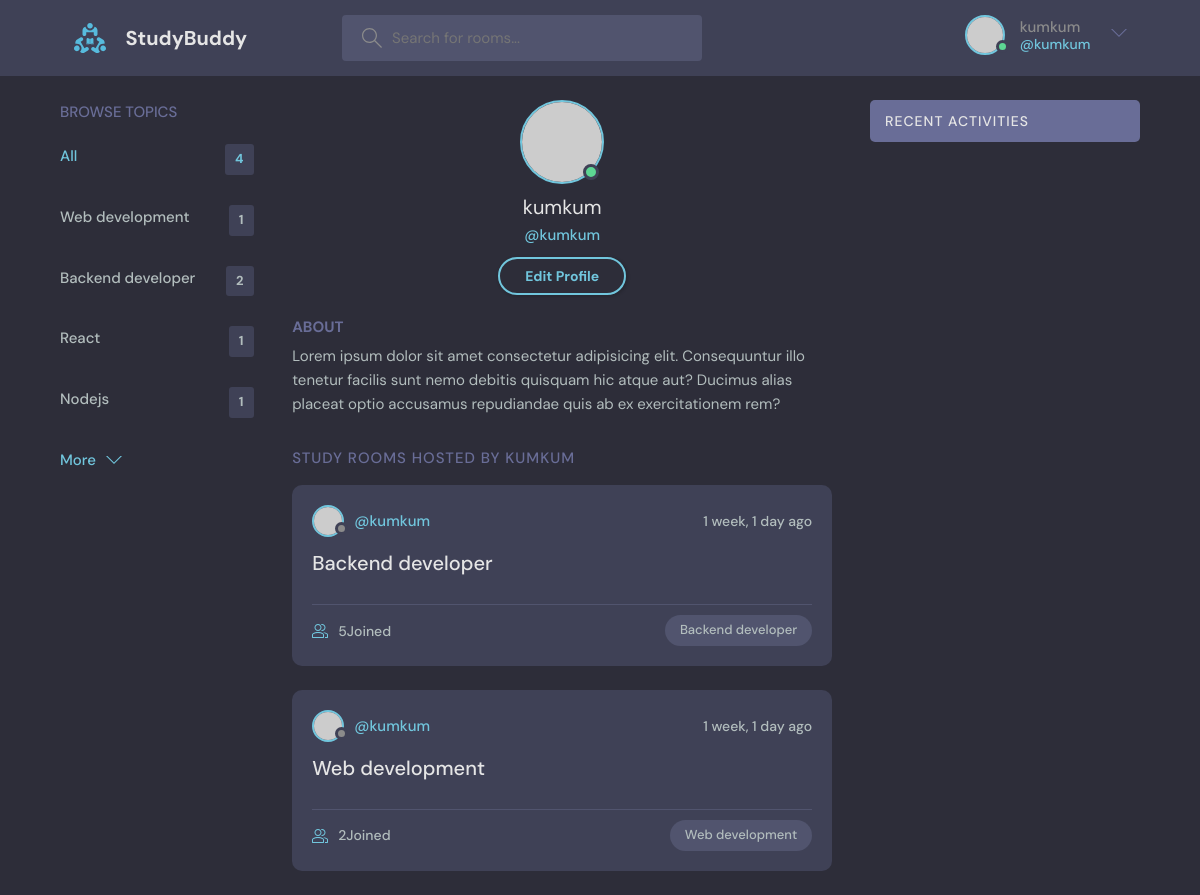
Screenshot of /base/profile/1/ (signed in) with the database file from the repository.
### base/models.py (models this page shows, shortened)
class Topic(models.Model):
    name=models.CharField(max_length=200)

class Room(models.Model):
    host=models.ForeignKey(User,on_delete=models.SET_NULL,null=True)
    topic=models.ForeignKey(Topic,on_delete=models.SET_NULL,null=True)
    name=models.CharField(max_length=200)
    description=models.TextField(null=True,blank=True)
    participants=models.ManyToManyField(User,related_name='participants',blank=True)
    updated=models.DateTimeField(auto_now=True)
    created=models.DateTimeField(auto_now_add=True)
    class Meta:
        ordering=['-updated','-created']

### base/views.py (the view)
# urls.py: path('profile/<str:pk>/',UserProfile,name='profile'),
def UserProfile(request,pk):
    user=User.objects.get(id=pk)
    rooms=user.room_set.all()
    room_messages=user.message_set.all()
    topics=Topic.objects.all()
    context={'user':user,'rooms':rooms,'room_messages':room_messages,'topics':topics}
    return render(request,'base/profile.html',context)

### templates/base/profile.html
{% extends 'main.html' %}
    {% block content %}
  <main class="profile-page layout layout--3">
    <div class="container">
      {% include 'base/topic_component.html' %}
      <div class="roomList">
        <div class="profile">
          <div class="profile__avatar">
            <div class="avatar avatar--large active">
              <img src="https://randomuser.me/api/portraits/men/11.jpg" />
            </div>
          </div>
          <div class="profile__info">
            <h3>{{user.username}}</h3>
            <p>@{{user.username}}</p>
            {% if request.user == user %}
            <a href="{% url 'base:update-user' %}" class="btn btn--main btn--pill">Edit Profile</a>
            {% endif %}
          </div>
          <div class="profile__about">
            <h3>About</h3>
            <p>
              Lorem ipsum dolor sit amet consectetur adipisicing elit. Consequuntur illo tenetur
              facilis sunt nemo debitis quisquam hic atque aut? Ducimus alias placeat optio
              accusamus repudiandae quis ab ex exercitationem rem?
            </p>
          </div>
        </div>
        <div class="roomList__header">
          <div>
            <h2>Study Rooms Hosted by {{user.username}}</a>
            </h2>
          </div>
        </div>
        {% include 'base/feed_component.html' %}
      </div>
      {% include 'base/activity_component.html' %}
    </div>
  </main>
{% endblock content %}

### templates/navbar.html (shortened to what this page needs)
{% load static %}
<header class="header header--loggedIn">
    <div class="container">
      <a href="{% url 'home' %}" class="header__logo">
        <img src="{% static 'images/logo.svg' %}" />
        <h1>StudyBuddy</h1>
      </a>
      <form class="header__search" method="get" action="{% url 'home' %}">
        <label>
          <input name="q" placeholder="Search for rooms..." />
        </label>
      </form>
      <nav class="header__menu">
        {% if request.user.is_authenticated %}
        <div class="header__user">
          <a href="{% url 'base:profile' user.id %}">
            <div class="avatar avatar--medium active">
              <img src="https://randomuser.me/api/portraits/men/37.jpg" />
            </div>
            <p>{{request.user.username}}<span>@{{request.user.username}}</span></p>
          </a>
          <button class="dropdown-button">
            <svg version="1.1" xmlns="http://www.w3.org/2000/svg" width="32" height="32" viewBox="0 0 32 32">
              <title>chevron-down</title>
              <path d="M16 21l-13-13h-3l16 16 16-16h-3l-13 13z"></path>
            </svg>
          </button>
        </div>
        {% else %}
        <a href="{% url 'base:login' %}">
          <img src="{% static 'images/avatar.svg' %}" />
          <p>Login</p>
        </a>
        {% endif %}
      </nav>
    </div>
  </header>

### templates/base/topic_component.html
<div class="topics">
    <div class="topics__header">
        <h2>Browse Topics</h2>
    </div>
    <ul class="topics__list">
        <li>
            <a href="{% url 'home' %}" class="active">All <span>{{topics.count}}</span></a>
        </li>
        {% for topic in topics %}
        <li>
            <a href="{% url 'home' %}?q={{topic.name}}">{{topic.name}}<span>{{topic.room_set.all.count}}</span></a>
        </li>
        {% endfor %}
    </ul>
    <a class="btn btn--link" href="{% url 'home' %}">
        More
        <svg version="1.1" xmlns="http://www.w3.org/2000/svg" width="32" height="32" viewBox="0 0 32 32">
            <title>chevron-down</title>
            <path d="M16 21l-13-13h-3l16 16 16-16h-3l-13 13z"></path>
        </svg>
    </a>
</div>

### templates/base/feed_component.html (shortened to what this page needs)
{% for room in rooms %}
<div class="roomListRoom">
    <div class="roomListRoom__header">
      <a href="{% url 'base:profile' room.host.id %}" class="roomListRoom__author">
        <div class="avatar avatar--small">
          <img src="https://randomuser.me/api/portraits/women/11.jpg" />
        </div>
        <span>@{{room.host.username}}</span>
      </a>
      <div class="roomListRoom__actions">
        <span>{{room.created|timesince}} ago</span>
      </div>
    </div>
    <div class="roomListRoom__content">
      <a href="{% url 'base:rooms' room.id %}">{{room.name}}</a>
    </div>
    <div class="roomListRoom__meta">
      <a href="{% url 'base:rooms' room.id %}" class="roomListRoom__joined">
       {{room.participants.all.count}}Joined
      </a>
      <p class="roomListRoom__topic">{{room.topic.name}}</p>
    </div>
  </div>
{% endfor %}

### rows the page displays
Topic: name "Web development", room_set.all.count "1"
Topic: name "Backend developer", room_set.all.count "2"
Topic: name "React", room_set.all.count "1"
Topic: name "Nodejs", room_set.all.count "1"
Room: host.username "kumkum", created "1 week, 1 day", name "Backend developer", participants.all.count "5", topic.name "Backend developer"
Room: host.username "kumkum", created "1 week, 1 day", name "Web development", participants.all.count "2", topic.name "Web development"

### other values shown
{{ request.user.username }} "kumkum"
{{ topics.count }} "4"
{{ user.username }} "kumkum"
{{ user.username }} "KUMKUM"
